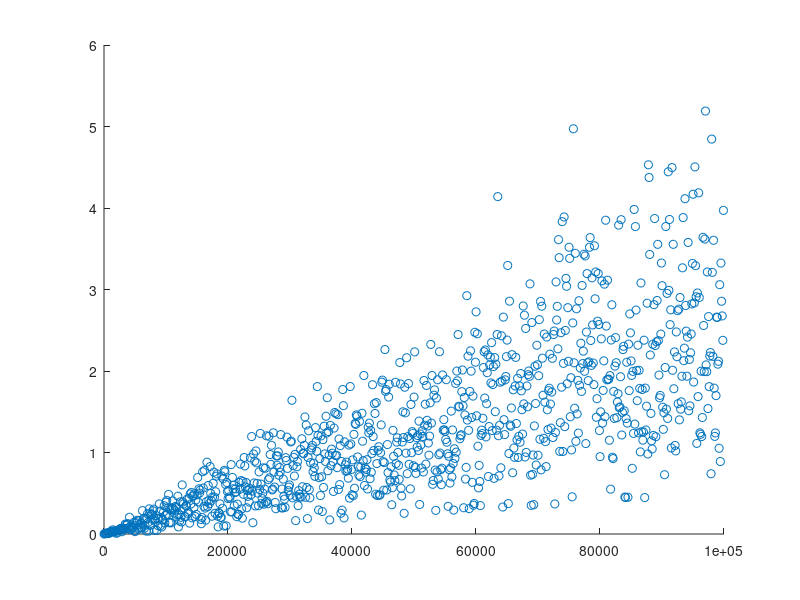

This chart was generated by the following MATLAB code: (Note: this script raises an error after producing the figure.)
clear;
clf;
clc;

m = csvread('results.txt');
x = m(:, 1);
y = m(:, 2);
scatter(x, y);
hold;

[quadratic, gof] = fit(x, y, 'poly2');
plot(quadratic);

nlognfit = fittype('p1*x*log(x) + p2*x + p3',...
'dependent',{'y'},'independent',{'x'},...
'coefficients',{'p1','p2', 'p3'});
[linear_log, gof2] = fit(x, y, nlognfit);
plot(linear_log, 'b--');

experiment = sortrows(m', 1)';

k = boundary(x, y);
lower_bound = k(1:find(k == 1000));
upper_bound = k(find(k == 1000):length(k));
x_lower_bound_points = x(lower_bound);
y_lower_bound_points = y(lower_bound);
x_upper_bound_points = x(upper_bound);
y_upper_bound_points = y(upper_bound);
plot(x_upper_bound_points, y_upper_bound_points);

[quadratic_upper_bound, gof_upper_bound] = fit(x_upper_bound_points, y_upper_bound_points, 'poly2');
plot(quadratic_upper_bound, 'g--');

nlognfit = fittype('p1*x*log(x) + p2*x + p3',...
'dependent',{'y'},'independent',{'x'},...
'coefficients',{'p1','p2', 'p3'});
[linear_log_upper_bound, gof2_upper_bound] = fit(x_upper_bound_points, y_upper_bound_points, nlognfit);
plot(linear_log_upper_bound, 'r--');